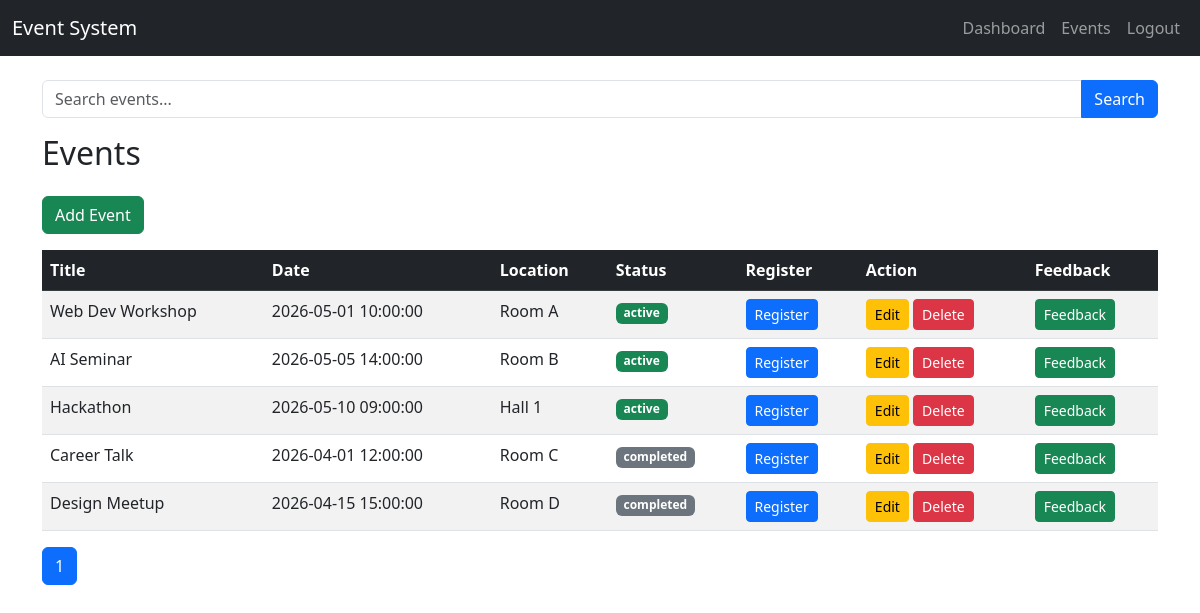
Page /pages/events.php on the committed database.
### tables this page shows
CREATE TABLE `events` (
  `id` int(11) NOT NULL,
  `title` varchar(200) NOT NULL,
  `description` text DEFAULT NULL,
  `event_date` datetime NOT NULL,
  `location` varchar(150) DEFAULT NULL,
  `capacity` int(11) NOT NULL,
  `status` enum('active','completed') DEFAULT 'active',
  `created_at` datetime DEFAULT current_timestamp()
);

### pages/events.php (the view, shortened to what this page needs)
<?php
require 'config/db.php';
include 'partials/header.php';
$search = $_GET['search'] ?? '';
$page = $_GET['p'] ?? 1;
$limit = 5;
$offset = ($page - 1) * $limit;
$countStmt = $pdo->prepare("SELECT COUNT(*) FROM events WHERE title LIKE ?");
$countStmt->execute(["%$search%"]);
$total = $countStmt->fetchColumn();
$totalPages = ceil($total / $limit);
$stmt = $pdo->prepare("SELECT * FROM events WHERE title LIKE ? LIMIT $limit OFFSET $offset");
$stmt->execute(["%$search%"]);
$events = $stmt->fetchAll();
?>
<form method="GET" class="mb-3">
    <div class="input-group">
        <input type="text" name="search" class="form-control"
            placeholder="Search events..." value="<?php echo htmlspecialchars($search); ?>">
        <button class="btn btn-primary">Search</button>
    </div>
</form>
<h2 class="mb-4">Events</h2>
<a href="index.php?page=event-form" class="btn btn-success mb-3">Add Event</a>
<table class="table table-striped table-hover">
    <thead class="table-dark">
        <tr>
            <th>Title</th>
            <th>Date</th>
            <th>Location</th>
            <th>Status</th>
            <th>Register</th>
            <th>Action</th>
            <th>Feedback</th>
        </tr>
    </thead>
    <tbody>
        <?php foreach ($events as $event): ?>
            <tr>
                <td><?php echo htmlspecialchars($event['title']); ?></td>
                <td><?php echo $event['event_date']; ?></td>
                <td><?php echo $event['location']; ?></td>
                <td>
                    <span class="badge bg-<?php echo $event['status'] == 'active' ? 'success' : 'secondary'; ?>">
                        <?php echo $event['status']; ?>
                    </span>
                </td>
                <td>
                    <form method="POST" action="index.php?page=register">
                        <button class="btn btn-sm btn-primary">Register</button>
                    </form>
                </td>
                <td>
                    <a href="index.php?page=event-form&id=<?php echo $event['id']; ?>"
                        class="btn btn-sm btn-warning">Edit</a>
                    <a href="index.php?page=delete-event&id=<?php echo $event['id']; ?>"
                        class="btn btn-sm btn-danger"
                        onclick="return confirm('Delete this event?')">Delete</a>
                </td>
                <td>
                    <a href="index.php?page=feedback&event_id=<?php echo $event['id']; ?>"
                        class="btn btn-sm btn-success">Feedback</a>
                </td>
            </tr>
        <?php endforeach; ?>
    </tbody>
</table>
<nav>
    <ul class="pagination">
        <?php for ($i = 1; $i <= $totalPages; $i++): ?>
            <li class="page-item <?php echo ($i == $page) ? 'active' : ''; ?>">
                <a class="page-link"
                    href="index.php?page=events&search=<?php echo urlencode($search); ?>&p=<?php echo $i; ?>">
                    <?php echo $i; ?>
                </a>
            </li>
        <?php endfor; ?>
    </ul>
</nav>
<?php include 'partials/footer.php'; ?>

### partials/header.php (shortened to what this page needs)
<!DOCTYPE html>
<html lang="en">
<head>
    <link rel="stylesheet" href="https://cdn.jsdelivr.net/npm/bootstrap@5.3.0/dist/css/bootstrap.min.css">
</head>
<body>
    <nav class="navbar navbar-expand-lg navbar-dark bg-dark">
        <div class="container-fluid">
            <a href="#" class="navbar-brand">Event System</a>
            <div class="collapse navbar-collapse" id="mainNav">
                <ul class="navbar-nav ms-auto">
                    <li class="nav-item">
                        <a href="index.php?page=dashboard" class="nav-link">Dashboard</a>
                    </li>
                    <li class="nav-item">
                        <a href="index.php?page=events" class="nav-link">Events</a>
                    </li>
                    <li class="nav-item">
                        <a href="index.php?page=logout" class="nav-link">Logout</a>
                    </li>
                </ul>
            </div>
        </div>
    </nav>
    <div class="container mt-4">

### partials/footer.php (shortened to what this page needs)
</div>
</body>
</html>

### rows in the picture
events: title "Web Dev Workshop", event_date "2026-05-01 10:00:00", location "Room A", status "active"
events: title "AI Seminar", event_date "2026-05-05 14:00:00", location "Room B", status "active"
events: title "Hackathon", event_date "2026-05-10 09:00:00", location "Hall 1", status "active"
events: title "Career Talk", event_date "2026-04-01 12:00:00", location "Room C", status "completed"
events: title "Design Meetup", event_date "2026-04-15 15:00:00", location "Room D", status "completed"
